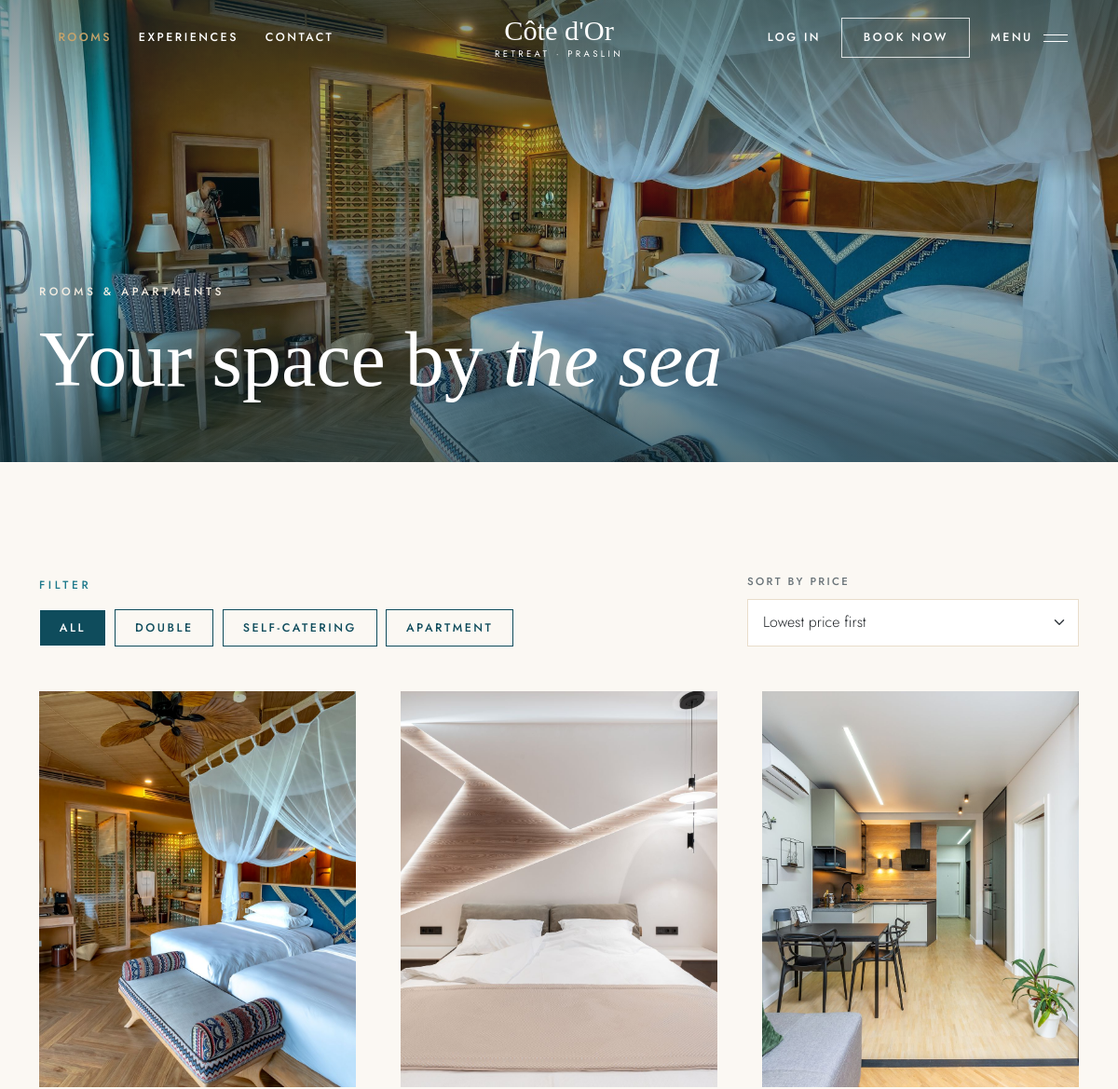
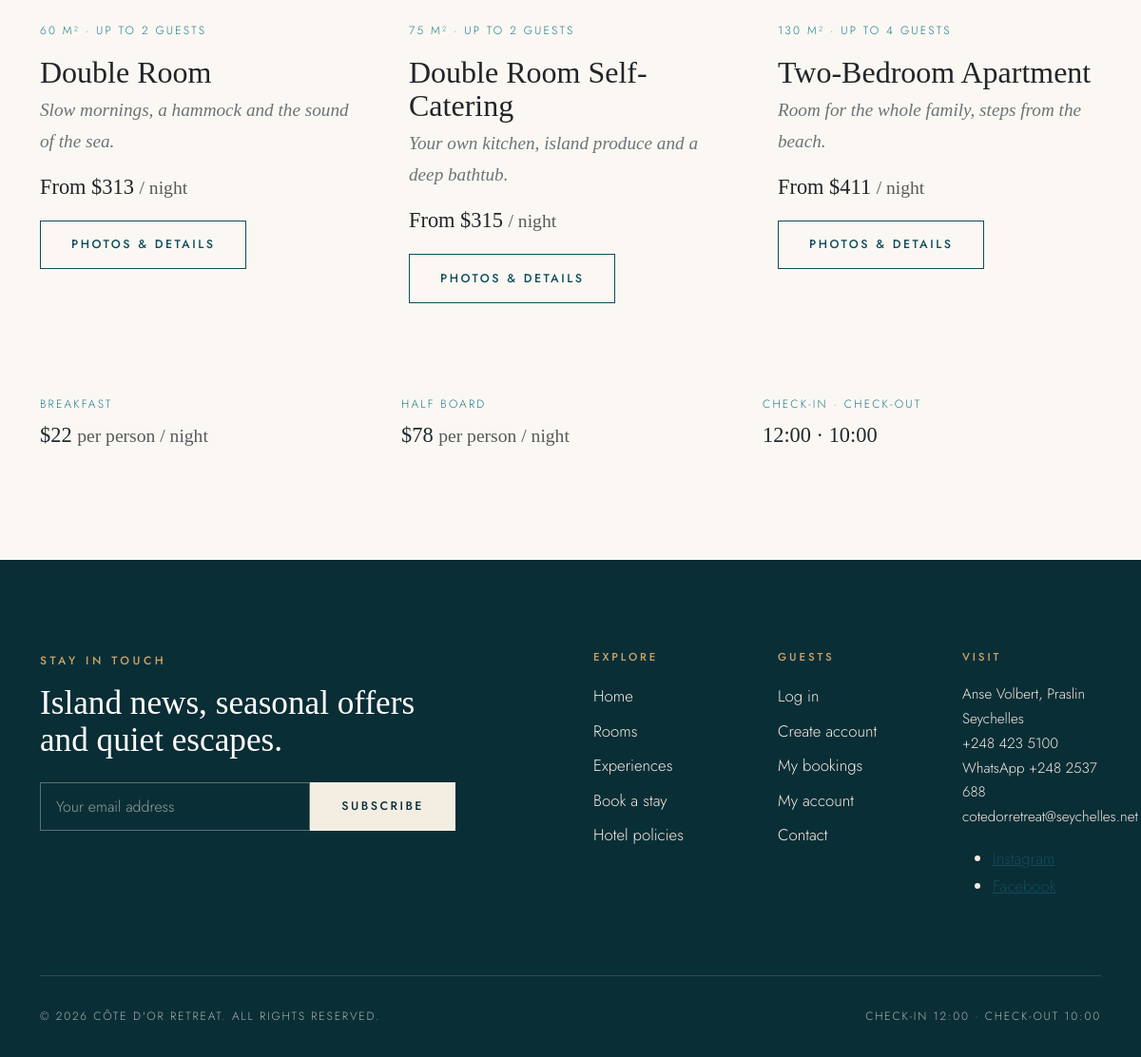
The page /rooms.php on the database its author committed (2 pictures, top to bottom).
### tables this page shows
CREATE TABLE rooms (
    id INT AUTO_INCREMENT PRIMARY KEY,
    room_name VARCHAR(100) NOT NULL,
    room_type VARCHAR(50) NOT NULL,
    price DECIMAL(10,2) NOT NULL,
    size_m2 INT NOT NULL,
    max_guests INT NOT NULL,
    total_rooms INT NOT NULL,
    image VARCHAR(255),
    tagline VARCHAR(255),
    description TEXT,
    created_at TIMESTAMP DEFAULT CURRENT_TIMESTAMP
) DEFAULT CHARSET=utf8mb4;

### rooms.php (the view, shortened to what this page needs)
<?php
require "db_connect.php";
$allowedTypes = ["Double", "Self-Catering", "Apartment"];
$type = "";
$sort = "ASC";
if ($type != "") {
    $stmt = $conn->prepare("SELECT * FROM rooms WHERE room_type = ? ORDER BY price " . $sort);
    $stmt->bind_param("s", $type);
    $stmt->execute();
    $rooms = $stmt->get_result();
} else {
    $sql = "SELECT * FROM rooms ORDER BY price " . $sort;
    $rooms = $conn->query($sql);
}
include "header.php";
?>
    <section class="page-hero" style="background-image: url('images/room-double.jpg');">
        <div class="container">
            <p class="eyebrow">Rooms &amp; apartments</p>
            <h1>Your space by <em>the sea</em></h1>
        </div>
    </section>
    <section class="section">
        <div class="container">
            <div class="row g-4 align-items-end mb-5">
                <div class="col-12 col-lg-8">
                    <p class="eyebrow">Filter</p>
                    <div class="filter-pills">
                        <a href="rooms.php?sort=<?php echo $sort; ?>" class="btn btn-lux-outline <?php if ($type == "") { echo "active"; } ?>">All</a>
                        <?php
                        foreach ($allowedTypes as $item) {
                            $activeClass = ($type == $item) ? "active" : "";
                            echo '<a href="rooms.php?type=' . urlencode($item) . '&sort=' . $sort . '" class="btn btn-lux-outline ' . $activeClass . '">' . htmlspecialchars($item) . '</a>';
                        }
                        ?>
                    </div>
                </div>
                <div class="col-12 col-md-6 col-lg-4">
                    <form action="rooms.php" method="GET">
                        <label for="sort" class="form-label">Sort by price</label>
                        <select class="form-select" id="sort" name="sort" onchange="this.form.submit()">
                            <option value="ASC" <?php if ($sort == "ASC") { echo "selected"; } ?>>Lowest price first</option>
                        </select>
                    </form>
                </div>
            </div>
            <div class="row g-4 g-lg-5">
                <?php
                if ($rooms && $rooms->num_rows > 0) {
                    while ($row = $rooms->fetch_assoc()) {
                        $roomId = $row["id"];
                ?>
                    <div class="col-12 col-md-6 col-lg-4" id="room-<?php echo $roomId; ?>">
                        <div class="card room-card h-100 reveal" data-bs-toggle="modal" data-bs-target="#roomModal<?php echo $roomId; ?>">
                            <div class="photo">
                                <img src="images/<?php echo htmlspecialchars($row["image"]); ?>" alt="<?php echo htmlspecialchars($row["room_name"]); ?>">
                            </div>
                            <div class="card-body">
                                <p class="room-meta"><?php echo htmlspecialchars($row["size_m2"]); ?> m² &middot; Up to <?php echo htmlspecialchars($row["max_guests"]); ?> guests</p>
                                <h3 class="card-title"><?php echo htmlspecialchars($row["room_name"]); ?></h3>
                                <p class="tagline"><?php echo htmlspecialchars($row["tagline"]); ?></p>
                                <p class="room-price mb-3">From $<?php echo number_format($row["price"], 0); ?> <small class="text-muted">/ night</small></p>
                                <button type="button" class="btn btn-lux-outline">Photos &amp; details</button>
                            </div>
                        </div>
                    </div>
                <?php
                    }
                } else {
                    echo '<div class="col-12"><div class="alert alert-info">No rooms found for this filter.</div></div>';
                }
                ?>
            </div>
            <div class="row mt-5 pt-4 g-4">
                <div class="col-12 col-md-4">
                    <p class="room-meta mb-1">Breakfast</p>
                    <p class="room-price mb-0">$22 <small class="text-muted">per person / night</small></p>
                </div>
                <div class="col-12 col-md-4">
                    <p class="room-meta mb-1">Half board</p>
                    <p class="room-price mb-0">$78 <small class="text-muted">per person / night</small></p>
                </div>
                <div class="col-12 col-md-4">
                    <p class="room-meta mb-1">Check-in &middot; Check-out</p>
                    <p class="room-price mb-0">12:00 &middot; 10:00</p>
                </div>
            </div>
        </div>
    </section>
<?php
include "footer.php";
?>

### style.css (style rules this page uses)
:root { --sand-50: #fbf8f3; --sand-100: #f4ede2; --sand-200: #e9ddcb; --sand-400: #cdb894; --ocean-900: #0a2e36; --ocean-700: #0f4c5c; --ocean-500: #1f7a8c; --accent: #c9a46a; --ink: #1e2a2f; --muted: #6a7479; --serif: "Cormorant Garamond", Georgia, "Times New Roman", serif; --sans: "Jost", "Segoe UI", Arial, sans-serif; }
html { scroll-behavior: smooth; }
body { font-family: var(--sans); font-weight: 300; color: var(--ink); background-color: var(--sand-50); font-size: 1.05rem; line-height: 1.7; }
h1, h2, h3, h4, h5, .serif { font-family: var(--serif); font-weight: 500; line-height: 1.1; }
a { color: var(--ocean-700); }
.eyebrow { font-family: var(--sans); font-size: 0.75rem; font-weight: 500; letter-spacing: 0.3em; text-transform: uppercase; color: var(--ocean-500); margin-bottom: 1rem; }
.section { padding: 7rem 0; }
.btn { border-radius: 0; font-family: var(--sans); font-size: 0.78rem; font-weight: 500; letter-spacing: 0.2em; text-transform: uppercase; padding: 0.95rem 2rem; transition: background-color 0.3s, color 0.3s, border-color 0.3s; }
.btn-lux-outline { background-color: transparent; border: 1px solid currentColor; color: var(--ocean-700); }
.photo { position: relative; overflow: hidden; background: linear-gradient(135deg, var(--sand-200), var(--sand-400)); }
.photo img, .photo video { width: 100%; height: 100%; object-fit: cover; display: block; }
.page-hero { position: relative; height: 62vh; min-height: 420px; display: flex; align-items: flex-end; color: #ffffff; background-color: var(--ocean-700); background-size: cover; background-position: center; }
.page-hero::before { content: ""; position: absolute; inset: 0; background: linear-gradient(180deg, rgba(10, 46, 54, 0.5) 0%, rgba(10, 46, 54, 0.2) 45%, rgba(10, 46, 54, 0.65) 100%); }
.page-hero .container { position: relative; padding-bottom: 4rem; }
.page-hero .eyebrow { color: var(--sand-100); }
.page-hero h1 { font-size: clamp(3rem, 7vw, 6rem); font-weight: 400; margin: 0; }
.page-hero h1 em { font-style: italic; }
.room-card { border: none; border-radius: 0; background: transparent; }
.room-card[data-bs-toggle] { cursor: pointer; }
.room-card .photo { aspect-ratio: 4 / 5; }
.room-card .photo img { transition: transform 1.2s ease; }
.room-card .card-body { padding: 1.5rem 0 0; }
.room-card .card-title { font-size: 2rem; margin-bottom: 0.4rem; }
.room-card .tagline { font-family: var(--serif); font-style: italic; font-size: 1.2rem; color: var(--muted); margin-bottom: 0.8rem; }
.room-meta { font-size: 0.75rem; letter-spacing: 0.18em; text-transform: uppercase; color: var(--ocean-500); }
.room-price { font-family: var(--serif); font-size: 1.4rem; }
.filter-pills { display: flex; flex-wrap: wrap; gap: 0.6rem; }
.filter-pills .btn { padding: 0.6rem 1.3rem; }
.filter-pills .btn.active { background-color: var(--ocean-700); color: #ffffff; }
.form-label { font-size: 0.72rem; font-weight: 500; letter-spacing: 0.2em; text-transform: uppercase; color: var(--muted); }
.form-control, .form-select { border-radius: 0; border: 1px solid var(--sand-200); background-color: #ffffff; padding: 0.8rem 1rem; font-weight: 300; }

### rows shown on the page
rooms: image (picture), size_m2 "60", max_guests "2", room_name "Double Room", tagline "Slow mornings, a hammock and the sound of the sea.", price "313"
rooms: image (picture), size_m2 "75", max_guests "2", room_name "Double Room Self-Catering", tagline "Your own kitchen, island produce and a deep bathtub.", price "315"
rooms: image (picture), size_m2 "130", max_guests "4", room_name "Two-Bedroom Apartment", tagline "Room for the whole family, steps from the beach.", price "411"

### other values the page prints
$item "DOUBLE"
$item "SELF-CATERING"
$item "APARTMENT"
